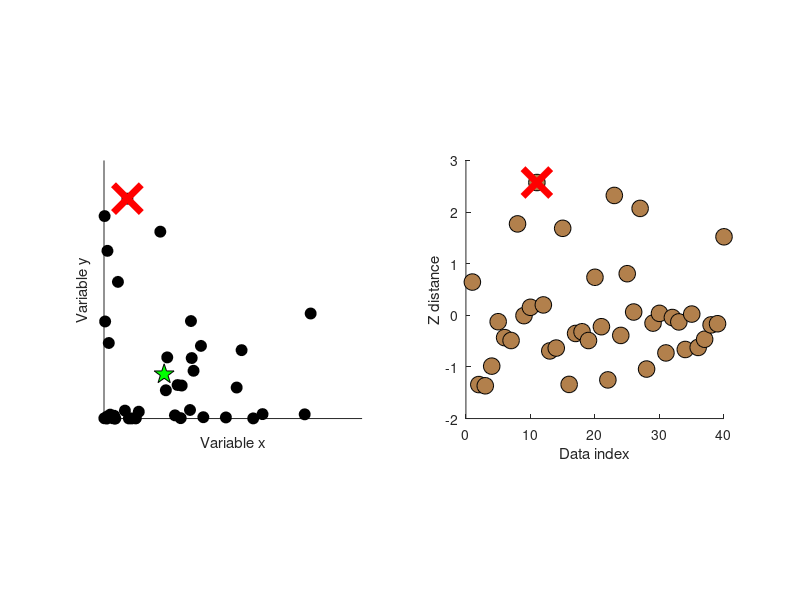

The MATLAB script that drew this image:
%%
%   COURSE: Master statistics and machine learning: intuition, math, code										
%      URL: udemy.com/course/statsml_x/?couponCode=202509 
% 
%  SECTION: Data normalizations and outliers
%    VIDEO: Euclidean distance for outlier removal
% 
%  TEACHER: Mike X Cohen, sincxpress.com
%

%%

% a clear MATLAB workspace is a clear mental workspace
close all; clear; clc

%% create some data

N = 40;

% two-dimensional data
d1 = exp(-abs(randn(1,N)*3));
d2 = exp(-abs(randn(1,N)*5));
datamean = [ mean(d1) mean(d2) ];


% plot the data
figure(1), clf
subplot(121), hold on
plot(d1,d2,'ko','markerfacecolor','k','markersize',8);
axis square
set(gca,'xtick',[],'ytick',[])
xlabel('Variable x'), ylabel('Variable y')

% plot the multivariate mean
plot(datamean(1),datamean(2),'kp','markerfacecolor','g','markersize',15);

%% compute distance of each point to the mean

% standard distance measure
ds = zeros(N,1);
for i=1:N
    ds(i) = sqrt( (d1(i)-datamean(1))^2 + (d2(i)-datamean(2))^2 );
end

% convert to z (don't need the original data)
ds = zscore(ds);

% and plot those distances
subplot(122), hold on
plot(ds,'ko','markerfacecolor',[.7 .5 .3],'markersize',12);
axis square
xlabel('Data index'), ylabel('Z distance')

%% now for the thresholding

% threshold in standard deviation units
distanceThresh = 2.5;

% find the offending points
oidx = find(ds>distanceThresh);

% and cross those out
subplot(122)
plot(oidx,ds(oidx),'x','color','r','markersize',20,'linew',5);

subplot(121)
plot(d1(oidx),d2(oidx),'x','color','r','markersize',20,'linew',5);

%% done.
